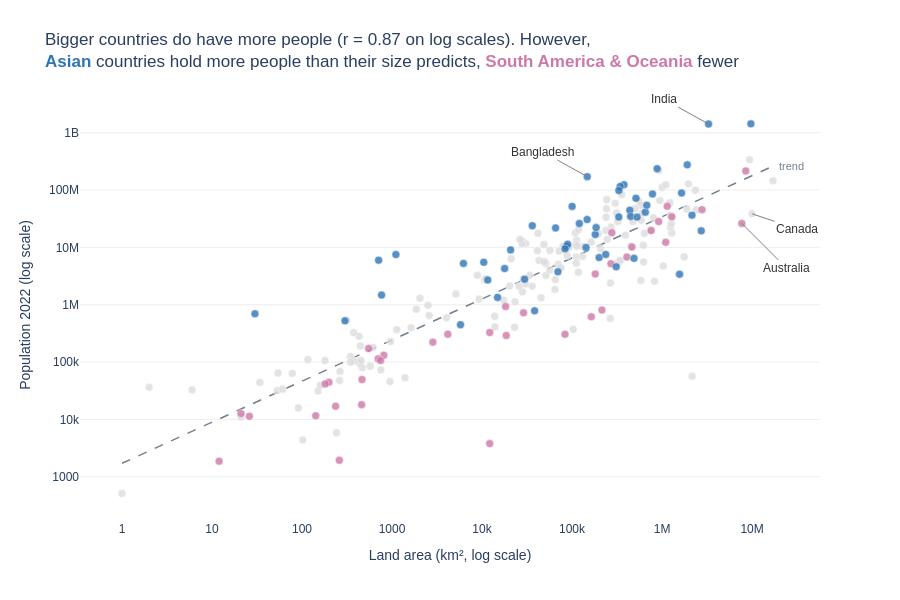

The notebook cell this image was saved under:
### Markdown cell above
**Chart choice & justification:** *Which chart did you choose, and why? Justify design choices.

In this one, I decided to use a scatter plot. It's because the concern here is the relationship between two numerical variables, which are area and population. Since both area and population span several orders of magnitude, I used a logarithmic scale for both axes. Otherwise, most countries would cluster in the bottom-left corner, which would lead to overplotting. The dashed trend line (a log-log fit) serves as a reference: countries above the line are “overpopulated” relative to their size, while those below are “underpopulated.”

Color is used to highlight continents: Asian countries above the trend line are blue (because on average they sit above the trend line), while those from South America and Oceania (which mostly sit below it) are pink; all others are shown in gray to provide context. This approach illustrates the differences without requiring six distinct colors. I annotated four countries with populations exceeding 10 million that deviate most significantly from the pattern (Bangladesh, India, Canada, and Australia) rather than labeling every single data point. Correlation does not mean causation, so the title simply says that the two variables increase together.

### Code cell
# Q3
d = df.copy()
d['logA'] = np.log10(d['Area'])
d['logP'] = np.log10(d['2022 Population'])
slope, intercept = np.polyfit(d['logA'], d['logP'], 1)          # trend on log-log scale
r = np.corrcoef(d['logA'], d['logP'])[0, 1]
d['Residual'] = d['logP'] - (intercept + slope * d['logA'])     # + above trend, - below

d['Group'] = d['Continent'].map({'Asia': 'Asia', 'South America': 'South America & Oceania',
                                 'Oceania': 'South America & Oceania'}).fillna('Other')

fig = px.scatter(d, x='Area', y='2022 Population', color='Group',
                 color_discrete_map={'Asia': BLUE, 'South America & Oceania': PINK, 'Other': LGREY},
                 category_orders={'Group': ['Other', 'South America & Oceania', 'Asia']},   # accents drawn on top
                 log_x=True, log_y=True, hover_name='Country', opacity=0.8,
                 hover_data={'Continent': True, 'Group': False, 'Area': ':,', '2022 Population': ':,'},
                 template='plotly_white', height=600)
fig.update_traces(marker=dict(size=8, line=dict(width=0.5, color='white')))

# Trend line, moved behind the points
xs = np.array([d['Area'].min(), d['Area'].max()])
fig.add_scatter(x=xs, y=10 ** (intercept + slope * np.log10(xs)), mode='lines',
                line=dict(color='slategrey', dash='dash', width=1.5), hoverinfo='skip', showlegend=False)
fig.data = fig.data[-1:] + fig.data[:-1]
fig.add_annotation(x=np.log10(xs[1]), y=intercept + slope * np.log10(xs[1]), text='trend', showarrow=False,
                   xanchor='left', xshift=4, font=dict(color='slategrey', size=11))

# Label the large countries that break the pattern most (annotation x/y on log axes = log10)
big = d.loc[d['2022 Population'] > 10_000_000]
outliers = pd.concat([big.nlargest(2, 'Residual'), big.nsmallest(2, 'Residual')])
for _, row in outliers.iterrows():
    above = row['Residual'] > 0
    fig.add_annotation(x=np.log10(row['Area']), y=np.log10(row['2022 Population']), text=row['Country'],
                       showarrow=True, arrowhead=0, arrowcolor='grey',
                       ax=-45 if above else 45, ay=-25 if above else (45 if row['Country'] == 'Australia' else 15),
                       font=dict(size=12, color='#333333'))

fig.update_layout(
    title=(f"Bigger countries do have more people (r = {r:.2f} on log scales). However,"
           f"<br><span style='color:{BLUE}'><b>Asian</b></span> countries hold more people than their size predicts, "
           f"<span style='color:{PINK}'><b>South America & Oceania</b></span> fewer"),
    font=dict(family='Arial', size=12), showlegend=False, margin=dict(t=90),
    xaxis=dict(title='Land area (km², log scale)', showgrid=False),
    yaxis=dict(title='Population 2022 (log scale)', gridcolor='#EEEEEE'))
fig.show()

### Figure 1 — Plotly figure (JSON) as saved in the notebook; plotly's stock layout.template omitted (floating-point values rounded to 4 significant figures; data arrays with more than 128 entries replaced by an {"elided": "..."} marker saying what was removed)
{"data": [{"hoverinfo": "skip", "line": {"color": "slategrey", "dash": "dash", "width": 1.5}, "mode": "lines", "showlegend": false, "x": [1, 17098242], "y": [1715.0, 261700000.0], "type": "scatter"}, {"customdata": {"elided": "147x2 str values"}, "hovertemplate": "<b>%{hovertext}</b><br><br>Area=%{x:,}<br>2022 Population=%{y:,}<br>Continent=%{customdata[0]}<extra></extra>", "hovertext": {"elided": "147 str values"}, "legendgroup": "Other", "marker": {"color": "#DDDDDD", "opacity": 0.8, "symbol": "circle", "line": {"color": "white", "width": 0.5}, "size": 8}, "mode": "markers", "name": "Other", "orientation": "v", "showlegend": true, "x": {"elided": "147 int values"}, "xaxis": "x", "y": {"elided": "147 int values"}, "yaxis": "y", "type": "scatter"}, {"customdata": [["Oceania", "South America & Oceania"], ["South America", "South America & Oceania"], ["Oceania", "South America & Oceania"], ["South America", "South America & Oceania"], ["South America", "South America & Oceania"], ["South America", "South America & Oceania"], ["South America", "South America & Oceania"], ["Oceania", "South America & Oceania"], ["South America", "South America & Oceania"], ["South America", "South America & Oceania"], ["Oceania", "South America & Oceania"], ["South America", "South America & Oceania"], ["Oceania", "South America & Oceania"], ["Oceania", "South America & Oceania"], ["South America", "South America & Oceania"], ["Oceania", "South America & Oceania"], ["Oceania", "South America & Oceania"], ["Oceania", "South America & Oceania"], ["Oceania", "South America & Oceania"], ["Oceania", "South America & Oceania"], ["Oceania", "South America & Oceania"], ["Oceania", "South America & Oceania"], ["Oceania", "South America & Oceania"], ["Oceania", "South America & Oceania"], ["Oceania", "South America & Oceania"], ["South America", "South America & Oceania"], ["South America", "South America & Oceania"], ["Oceania", "South America & Oceania"], ["Oceania", "South America & Oceania"], ["South America", "South America & Oceania"], ["Oceania", "South America & Oceania"], ["Oceania", "South America & Oceania"], ["Oceania", "South America & Oceania"], ["South America", "South America & Oceania"], ["Oceania", "South America & Oceania"], ["South America", "South America & Oceania"], ["Oceania", "South America & Oceania"]], "hovertemplate": "<b>%{hovertext}</b><br><br>Area=%{x:,}<br>2022 Population=%{y:,}<br>Continent=%{customdata[0]}<extra></extra>", "hovertext": ["American Samoa", "Argentina", "Australia", "Bolivia", "Brazil", "Chile", "Colombia", "Cook Islands", "Ecuador", "Falkland Islands", "Fiji", "French Guiana", "French Polynesia", "Guam", "Guyana", "Kiribati", "Marshall Islands", "Micronesia", "Nauru", "New Caledonia", "New Zealand", "Niue", "Northern Mariana Islands", "Palau", "Papua New Guinea", "Paraguay", "Peru", "Samoa", "Solomon Islands", "Suriname", "Tokelau", "Tonga", "Tuvalu", "Uruguay", "Vanuatu", "Venezuela", "Wallis and Futuna"], "legendgroup": "South America & Oceania", "marker": {"color": "#CC79A7", "opacity": 0.8, "symbol": "circle", "line": {"color": "white", "width": 0.5}, "size": 8}, "mode": "markers", "name": "South America & Oceania", "orientation": "v", "showlegend": true, "x": [199, 2780400, 7692024, 1098581, 8515767, 756102, 1141748, 236, 276841, 12173, 18272, 83534, 4167, 549, 214969, 811, 181, 702, 21, 18575, 270467, 260, 464, 459, 462840, 406752, 1285216, 2842, 28896, 163820, 12, 747, 26, 181034, 12189, 916445, 142], "xaxis": "x", "y": [44273, 45510318, 26177413, 12224110, 215313498, 19603733, 51874024, 17011, 18001000, 3780, 929766, 304557, 306279, 171774, 808726, 131232, 41569, 114164, 12668, 289950, 5185288, 1934, 49551, 18055, 10142619, 6780744, 34049588, 222382, 724273, 618040, 1871, 106858, 11312, 3422794, 326740, 28301696, 11572], "yaxis": "y", "type": "scatter"}, {"customdata": [["Asia", "Asia"], ["Asia", "Asia"], ["Asia", "Asia"], ["Asia", "Asia"], ["Asia", "Asia"], ["Asia", "Asia"], ["Asia", "Asia"], ["Asia", "Asia"], ["Asia", "Asia"], ["Asia", "Asia"], ["Asia", "Asia"], ["Asia", "Asia"], ["Asia", "Asia"], ["Asia", "Asia"], ["Asia", "Asia"], ["Asia", "Asia"], ["Asia", "Asia"], ["Asia", "Asia"], ["Asia", "Asia"], ["Asia", "Asia"], ["Asia", "Asia"], ["Asia", "Asia"], ["Asia", "Asia"], ["Asia", "Asia"], ["Asia", "Asia"], ["Asia", "Asia"], ["Asia", "Asia"], ["Asia", "Asia"], ["Asia", "Asia"], ["Asia", "Asia"], ["Asia", "Asia"], ["Asia", "Asia"], ["Asia", "Asia"], ["Asia", "Asia"], ["Asia", "Asia"], ["Asia", "Asia"], ["Asia", "Asia"], ["Asia", "Asia"], ["Asia", "Asia"], ["Asia", "Asia"], ["Asia", "Asia"], ["Asia", "Asia"], ["Asia", "Asia"], ["Asia", "Asia"], ["Asia", "Asia"], ["Asia", "Asia"], ["Asia", "Asia"], ["Asia", "Asia"], ["Asia", "Asia"], ["Asia", "Asia"]], "hovertemplate": "<b>%{hovertext}</b><br><br>Area=%{x:,}<br>2022 Population=%{y:,}<br>Continent=%{customdata[0]}<extra></extra>", "hovertext": ["Afghanistan", "Armenia", "Azerbaijan", "Bahrain", "Bangladesh", "Bhutan", "Brunei", "Cambodia", "China", "Georgia", "Hong Kong", "India", "Indonesia", "Iran", "Iraq", "Israel", "Japan", "Jordan", "Kazakhstan", "Kuwait", "Kyrgyzstan", "Laos", "Lebanon", "Macau", "Malaysia", "Maldives", "Mongolia", "Myanmar", "Nepal", "North Korea", "Oman", "Pakistan", "Palestine", "Philippines", "Qatar", "Saudi Arabia", "Singapore", "South Korea", "Sri Lanka", "Syria", "Taiwan", "Tajikistan", "Thailand", "Timor-Leste", "Turkey", "Turkmenistan", "United Arab Emirates", "Uzbekistan", "Vietnam", "Yemen"], "legendgroup": "Asia", "marker": {"color": "#2E75B6", "opacity": 0.8, "symbol": "circle", "line": {"color": "white", "width": 0.5}, "size": 8}, "mode": "markers", "name": "Asia", "orientation": "v", "showlegend": true, "x": [652230, 29743, 86600, 765, 147570, 38394, 5765, 181035, 9706961, 69700, 1104, 3287590, 1904569, 1648195, 438317, 20770, 377930, 89342, 2724900, 17818, 199951, 236800, 10452, 30, 330803, 300, 1564110, 676578, 147181, 120538, 309500, 881912, 6220, 342353, 11586, 2149690, 710, 100210, 65610, 185180, 36193, 143100, 513120, 14874, 783562, 488100, 83600, 447400, 331212, 527968], "xaxis": "x", "y": [41128771, 2780469, 10358074, 1472233, 171186372, 782455, 449002, 16767842, 1425887337, 3744385, 7488865, 1417173173, 275501339, 88550570, 44496122, 9038309, 123951692, 11285869, 19397998, 4268873, 6630623, 7529475, 5489739, 695168, 33938221, 523787, 3398366, 54179306, 30547580, 26069416, 4576298, 235824862, 5250072, 115559009, 2695122, 36408820, 5975689, 51815810, 21832143, 22125249, 23893394, 9952787, 71697030, 1341296, 85341241, 6430770, 9441129, 34627652, 98186856, 33696614], "yaxis": "y", "type": "scatter"}], "layout": {"xaxis": {"anchor": "y", "domain": [0, 1], "title": {"text": "Land area (km², log scale)"}, "type": "log", "showgrid": false}, "yaxis": {"anchor": "x", "domain": [0, 1], "title": {"text": "Population 2022 (log scale)"}, "type": "log", "gridcolor": "#EEEEEE"}, "legend": {"title": {"text": "Group"}, "tracegroupgap": 0}, "margin": {"t": 90}, "height": 600, "annotations": [{"font": {"color": "slategrey", "size": 11}, "showarrow": false, "text": "trend", "x": 7.233, "xanchor": "left", "xshift": 4, "y": 8.418}, {"arrowcolor": "grey", "arrowhead": 0, "ax": -45, "ay": -25, "font": {"color": "#333333", "size": 12}, "showarrow": true, "text": "Bangladesh", "x": 5.169, "y": 8.233}, {"arrowcolor": "grey", "arrowhead": 0, "ax": -45, "ay": -25, "font": {"color": "#333333", "size": 12}, "showarrow": true, "text": "India", "x": 6.517, "y": 9.151}, {"arrowcolor": "grey", "arrowhead": 0, "ax": 45, "ay": 45, "font": {"color": "#333333", "size": 12}, "showarrow": true, "text": "Australia", "x": 6.886, "y": 7.418}, {"arrowcolor": "grey", "arrowhead": 0, "ax": 45, "ay": 15, "font": {"color": "#333333", "size": 12}, "showarrow": true, "text": "Canada", "x": 6.999, "y": 7.585}], "font": {"family": "Arial", "size": 12}, "title": {"text": "Bigger countries do have more people (r = 0.87 on log scales). However,<br><span style='color:#2E75B6'><b>Asian</b></span> countries hold more people than their size predicts, <span style='color:#CC79A7'><b>South America & Oceania</b></span> fewer"}, "showlegend": false}}
